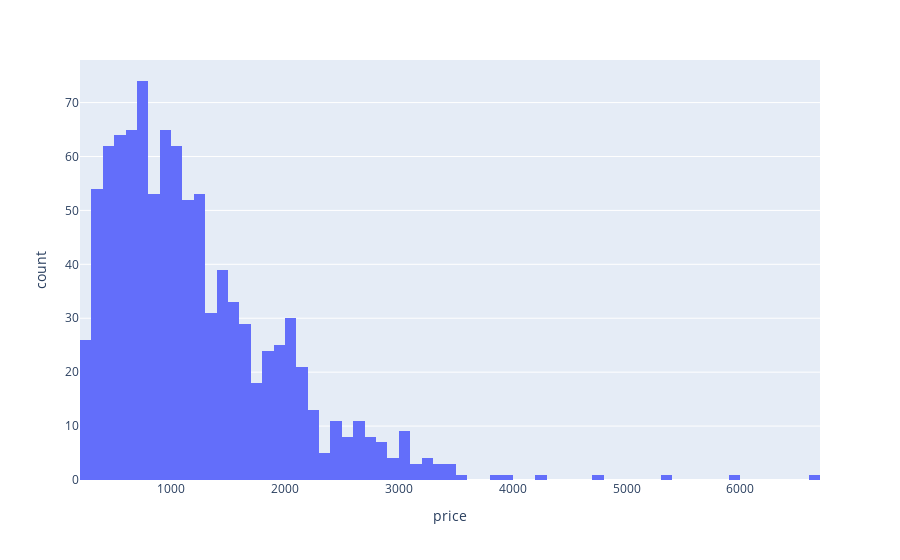

This figure's notebook cell:
### Markdown cell above
## Variable de salida

### Code cell
px.histogram(laptops_train, x="price")

### Figure 1 — Plotly figure (JSON) as saved in the notebook; plotly's stock layout.template omitted (floating-point values rounded to 4 significant figures; data arrays with more than 128 entries replaced by an {"elided": "..."} marker saying what was removed)
{"data": [{"alignmentgroup": "True", "bingroup": "x", "hovertemplate": "price=%{x}<br>count=%{y}<extra></extra>", "legendgroup": "", "marker": {"color": "#636efa", "pattern": {"shape": ""}}, "name": "", "offsetgroup": "", "orientation": "v", "showlegend": false, "type": "histogram", "x": {"elided": "977 int values"}, "xaxis": "x", "yaxis": "y"}], "layout": {"autosize": true, "barmode": "relative", "legend": {"tracegroupgap": 0}, "margin": {"t": 60}, "xaxis": {"anchor": "y", "autorange": true, "domain": [0, 1], "range": [199.5, 6700.0], "title": {"text": "price"}, "type": "linear"}, "yaxis": {"anchor": "x", "autorange": true, "domain": [0, 1], "range": [0, 77.89], "title": {"text": "count"}}}}
